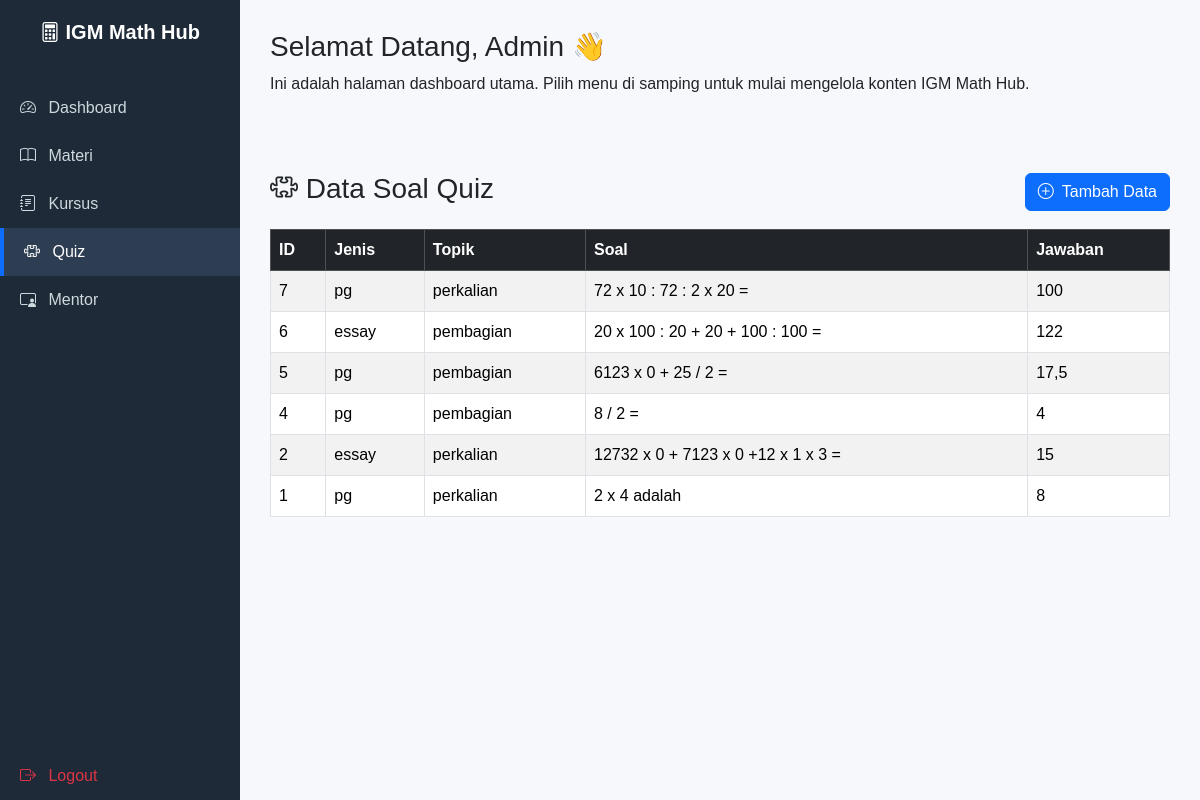
The app's page /app/admin/quiz.php with its own data.
### tables this page shows
CREATE TABLE `soal` (
  `id` int(11) NOT NULL,
  `jenis` varchar(225) NOT NULL,
  `topik` varchar(225) NOT NULL,
  `soal` varchar(500) NOT NULL,
  `jawaban` varchar(100) NOT NULL,
  `created_at` timestamp NOT NULL DEFAULT current_timestamp(),
  `updated_at` timestamp NOT NULL DEFAULT current_timestamp()
);

### app/admin/quiz.php (the view, shortened to what this page needs)
<?php
include 'header.php';
?>
<div class="content">
    <div class="d-flex justify-content-between align-items-center mb-3">
  <h3><i class="bi bi-puzzle"></i> Data Soal Quiz</h3>
  <a href="materi_tambah.php" class="btn btn-primary">
      <i class="bi bi-plus-circle me-1"></i> Tambah Data
    </a>
    </div>
  <table class="table table-bordered mt-3 table-striped">
    <thead class="table-dark">
      <tr>
        <th>ID</th>
        <th>Jenis</th>
        <th>Topik</th>
        <th>Soal</th>
        <th>Jawaban</th>
      </tr>
    </thead>
    <tbody>
      <?php
      $result = mysqli_query($conn, "SELECT * FROM soal ORDER BY id DESC");
      while($row = mysqli_fetch_assoc($result)):
      ?>
      <tr>
        <td><?= $row['id'] ?></td>
        <td><?= $row['jenis'] ?></td>
        <td><?= $row['topik'] ?></td>
        <td><?= $row['soal'] ?></td>
        <td><?= $row['jawaban'] ?></td>
      </tr>
      <?php endwhile; ?>
    </tbody>
  </table>
</div>
</body>
</html>

### app/admin/header.php (shortened to what this page needs)
<!DOCTYPE html>
<html lang="id">
<head>
  <link href="https://cdn.jsdelivr.net/npm/bootstrap@5.3.3/dist/css/bootstrap.min.css" rel="stylesheet">
  <link href="https://cdn.jsdelivr.net/npm/bootstrap-icons@1.11.3/font/bootstrap-icons.css" rel="stylesheet">
</head>
<body>
  <div class="sidebar">
    <h2><i class="bi bi-calculator"></i> IGM Math Hub</h2>
    <a href="db.php" class="<?= basename($_SERVER['PHP_SELF']) == 'dashboard.php' ? 'active' : '' ?>">
      <i class="bi bi-speedometer2 me-2"></i> Dashboard
    </a>
    <a href="dashboard.php" class="<?= basename($_SERVER['PHP_SELF']) == 'materi.php' ? 'active' : '' ?>">
      <i class="bi bi-book me-2"></i> Materi
    </a>
    <a href="kursus.php" class="<?= basename($_SERVER['PHP_SELF']) == 'kursus.php' ? 'active' : '' ?>">
      <i class="bi bi-journal-text me-2"></i> Kursus
    </a>
    <a href="quiz.php" class="<?= basename($_SERVER['PHP_SELF']) == 'quiz.php' ? 'active' : '' ?>">
      <i class="bi bi-puzzle me-2"></i> Quiz
    </a>
    <a href="mentor.php" class="<?= basename($_SERVER['PHP_SELF']) == 'mentor.php' ? 'active' : '' ?>">
      <i class="bi bi-person-video3 me-2"></i> Mentor
    </a>
    <a href="../../logout.php" class="text-danger mt-auto">
      <i class="bi bi-box-arrow-right me-2"></i> Logout
    </a>
  </div>
  <div class="content">
    <h3>Selamat Datang, Admin 👋</h3>
    <p>Ini adalah halaman dashboard utama. Pilih menu di samping untuk mulai mengelola konten IGM Math Hub.</p>
  </div>
</body>
</html>

### app/admin/header.php (style rules this page uses)
body { font-family: 'Poppins', sans-serif; background-color: #f6f8fc; }
.sidebar { height: 100vh; width: 240px; position: fixed; left: 0; top: 0; background: #1e2a38; color: #fff; display: flex; flex-direction: column; padding-top: 20px; }
.sidebar h2 { text-align: center; margin-bottom: 40px; font-weight: 600; font-size: 20px; }
.sidebar a { color: #cfd8dc; text-decoration: none; padding: 12px 20px; display: block; transition: all 0.2s; }
.sidebar a:hover, .sidebar a.active { background-color: #2e3e52; color: #fff; border-left: 4px solid #0d6efd; }
.content { margin-left: 240px; padding: 30px; }

### records on screen
soal: id "7", jenis "pg", topik "perkalian", soal "72 x 10 : 72 : 2 x 20 =", jawaban "100"
soal: id "6", jenis "essay", topik "pembagian", soal "20 x 100 : 20 + 20 + 100 : 100 =", jawaban "122"
soal: id "5", jenis "pg", topik "pembagian", soal "6123 x 0 + 25 / 2 =", jawaban "17,5"
soal: id "4", jenis "pg", topik "pembagian", soal "8 / 2 =", jawaban "4"
soal: id "2", jenis "essay", topik "perkalian", soal "12732 x 0 + 7123 x 0 +12 x 1 x 3 =", jawaban "15"
soal: id "1", jenis "pg", topik "perkalian", soal "2 x 4 adalah", jawaban "8"
